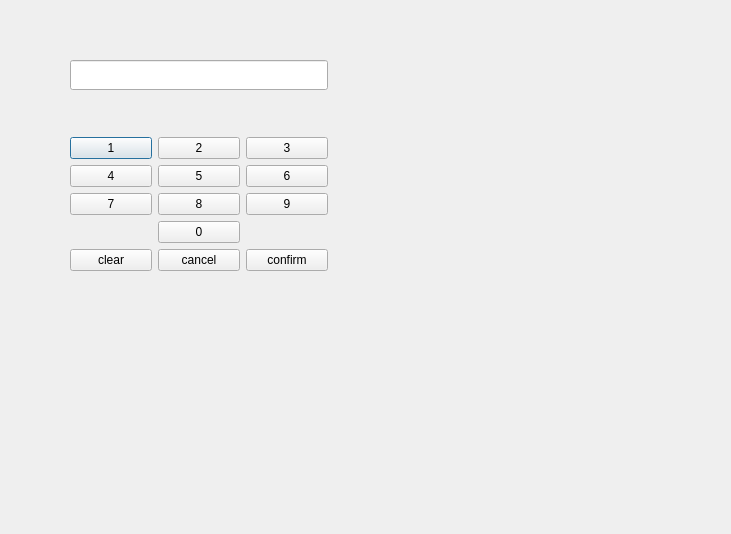
<?xml version="1.0" encoding="UTF-8"?>
<ui version="4.0">
 <class>loginMenu</class>
 <widget class="QDialog" name="loginMenu">
  <property name="geometry">
   <rect>
    <x>0</x>
    <y>0</y>
    <width>731</width>
    <height>534</height>
   </rect>
  </property>
  <property name="windowTitle">
   <string>Dialog</string>
  </property>
  <widget class="QWidget" name="layoutWidget">
   <property name="geometry">
    <rect>
     <x>70</x>
     <y>60</y>
     <width>258</width>
     <height>211</height>
    </rect>
   </property>
   <layout class="QVBoxLayout" name="verticalLayout">
    <item>
     <widget class="QLineEdit" name="le_Pin_code">
      <property name="minimumSize">
       <size>
        <width>40</width>
        <height>30</height>
       </size>
      </property>
      <property name="echoMode">
       <enum>QLineEdit::PasswordEchoOnEdit</enum>
      </property>
      <property name="alignment">
       <set>Qt::AlignCenter</set>
      </property>
     </widget>
    </item>
    <item>
     <spacer name="verticalSpacer">
      <property name="orientation">
       <enum>Qt::Vertical</enum>
      </property>
      <property name="sizeHint" stdset="0">
       <size>
        <width>20</width>
        <height>10</height>
       </size>
      </property>
     </spacer>
    </item>
    <item>
     <layout class="QGridLayout" name="gridLayout">
      <item row="0" column="0">
       <widget class="QPushButton" name="btn_addone">
        <property name="text">
         <string>1</string>
        </property>
       </widget>
      </item>
      <item row="0" column="2">
       <widget class="QPushButton" name="btn_addthree">
        <property name="text">
         <string>3</string>
        </property>
       </widget>
      </item>
      <item row="0" column="1">
       <widget class="QPushButton" name="btn_addtwo">
        <property name="text">
         <string>2</string>
        </property>
       </widget>
      </item>
      <item row="2" column="0">
       <widget class="QPushButton" name="btn_addseven">
        <property name="text">
         <string>7</string>
        </property>
       </widget>
      </item>
      <item row="1" column="2">
       <widget class="QPushButton" name="btn_addsix">
        <property name="text">
         <string>6</string>
        </property>
       </widget>
      </item>
      <item row="3" column="1">
       <widget class="QPushButton" name="btn_addzero">
        <property name="text">
         <string>0</string>
        </property>
       </widget>
      </item>
      <item row="1" column="1">
       <widget class="QPushButton" name="btn_addfive">
        <property name="text">
         <string>5</string>
        </property>
       </widget>
      </item>
      <item row="1" column="0">
       <widget class="QPushButton" name="btn_addfour">
        <property name="text">
         <string>4</string>
        </property>
       </widget>
      </item>
      <item row="2" column="2">
       <widget class="QPushButton" name="btn_addnine">
        <property name="text">
         <string>9</string>
        </property>
       </widget>
      </item>
      <item row="2" column="1">
       <widget class="QPushButton" name="btn_addeight">
        <property name="text">
         <string>8</string>
        </property>
       </widget>
      </item>
      <item row="4" column="1">
       <widget class="QPushButton" name="btn_cancel">
        <property name="text">
         <string>cancel</string>
        </property>
       </widget>
      </item>
      <item row="4" column="0">
       <widget class="QPushButton" name="btn_clear">
        <property name="text">
         <string>clear</string>
        </property>
       </widget>
      </item>
      <item row="4" column="2">
       <widget class="QPushButton" name="btn_addconfirm">
        <property name="text">
         <string>confirm</string>
        </property>
       </widget>
      </item>
     </layout>
    </item>
   </layout>
  </widget>
 </widget>
 <resources/>
 <connections/>
</ui>
